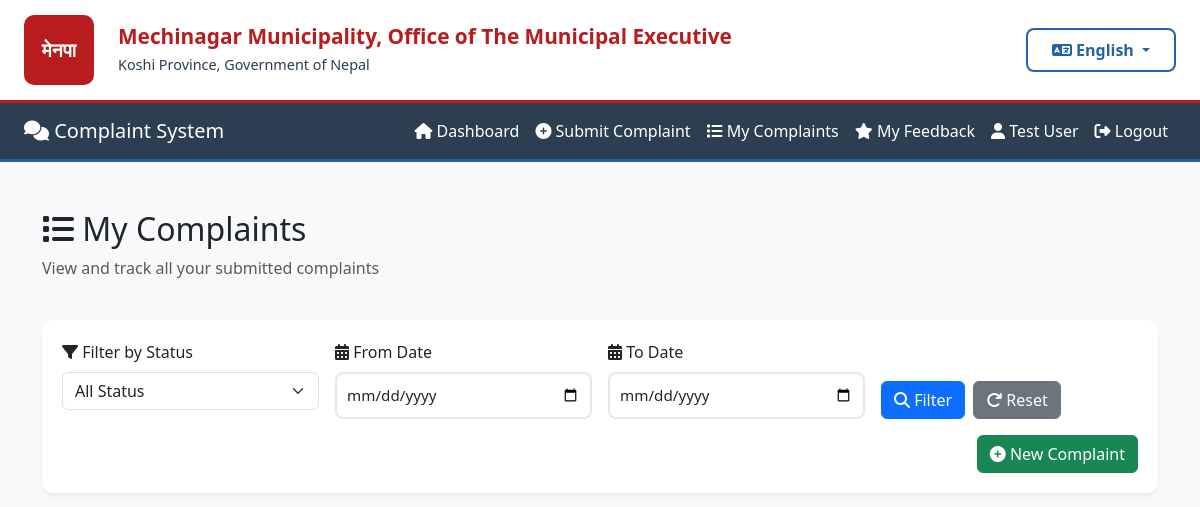
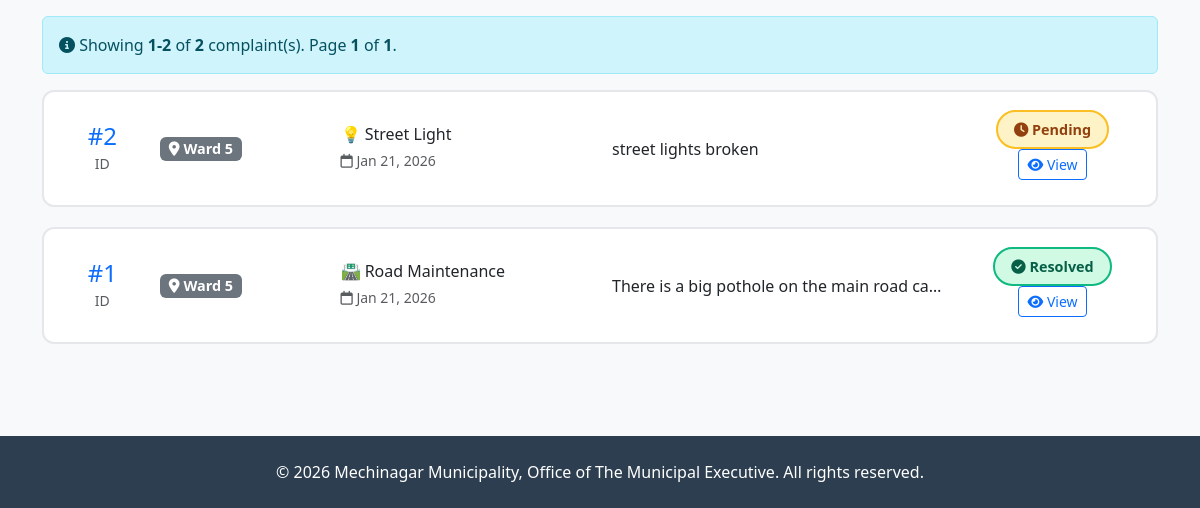
/complaints/my-complaints/ (signed in), run on an earlier commit of the app's database (2 pictures, top to bottom).
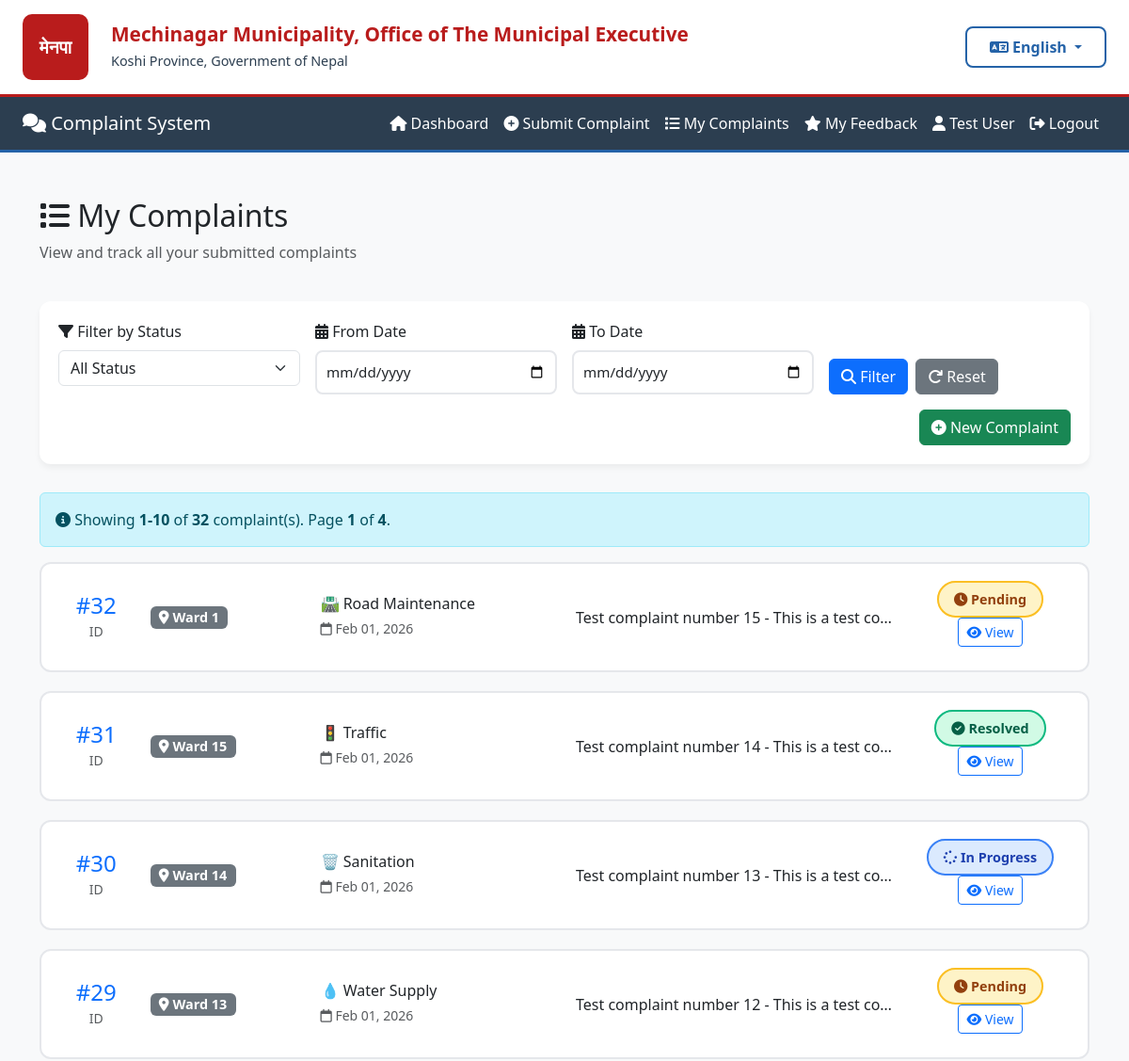
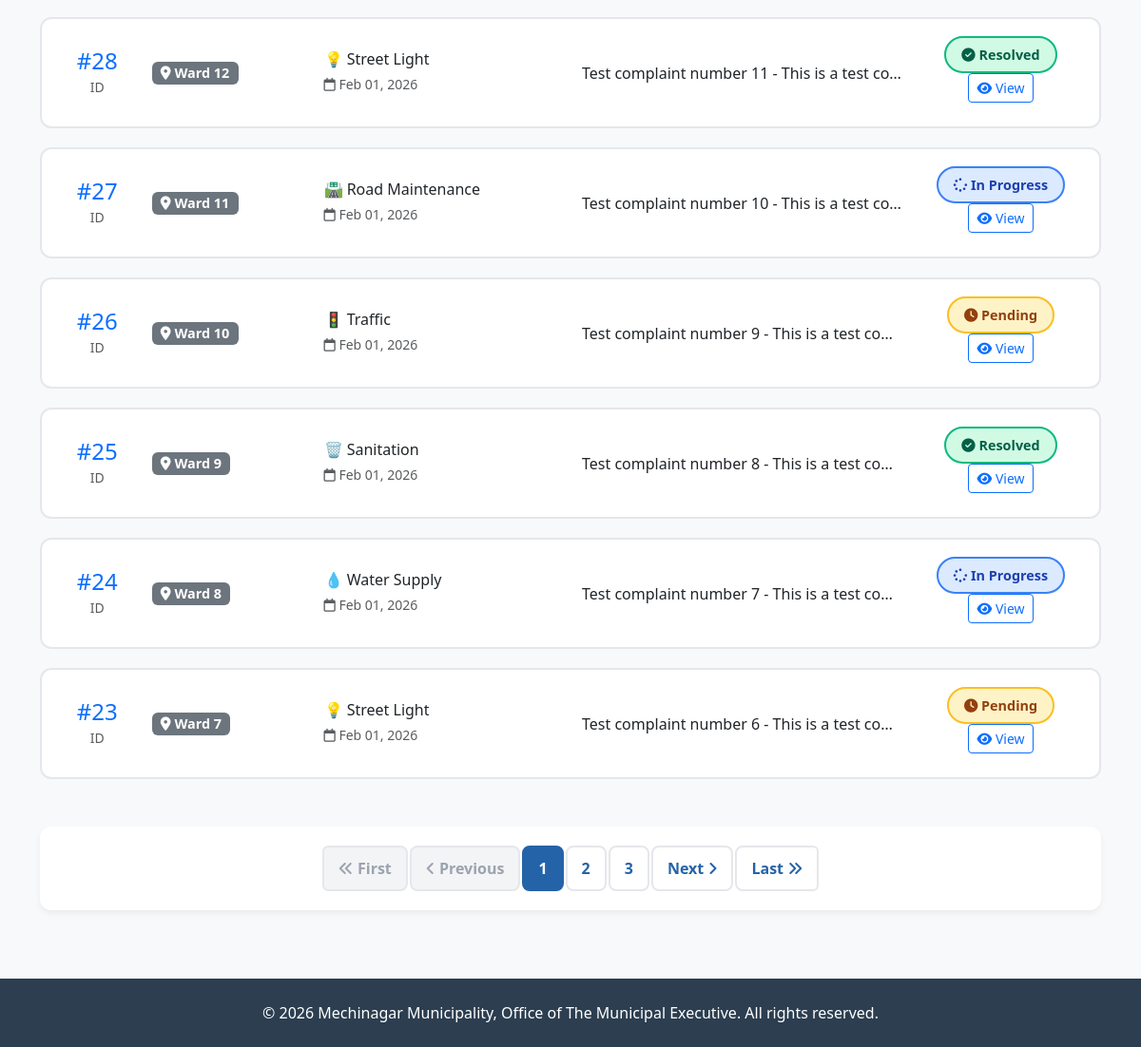
And on a later commit of the database (2 pictures, top to bottom).
### complaints/models.py (models this page shows, shortened)
class Complaint(models.Model):
    STATUS_CHOICES = [
        ('Pending', 'Pending'),
        ('In Progress', 'In Progress'),
        ('Resolved', 'Resolved'),
    ]
    CATEGORY_CHOICES = [
        ('Road Maintenance', 'Road Maintenance'),
        ('Street Light', 'Street Light'),
        ('Water Supply', 'Water Supply'),
        ('Sanitation', 'Sanitation'),
        ('Traffic', 'Traffic'),
        ('Parks', 'Parks & Recreation'),
        ('Other', 'Other'),
    ]
    WARD_CHOICES = [(str(i), f'Ward {i}') for i in range(1, 16)]
    user = models.ForeignKey(
        settings.AUTH_USER_MODEL,
        on_delete=models.CASCADE,
        related_name='complaints'
    )
    ward = models.CharField(
        max_length=2,
        choices=WARD_CHOICES,
        help_text="Select your ward number (1-15)"
    )
    category = models.CharField(max_length=100, choices=CATEGORY_CHOICES)
    description = models.TextField()
    image = models.ImageField(upload_to=complaint_image_path, blank=True, null=True)
    status = models.CharField(max_length=20, choices=STATUS_CHOICES, default='Pending')
    created_at = models.DateTimeField(auto_now_add=True)
    updated_at = models.DateTimeField(auto_now=True)
    class Meta:
        db_table = 'complaints'
        ordering = ['-created_at']
        verbose_name = 'Complaint'
        verbose_name_plural = 'Complaints'
        indexes = [
            models.Index(fields=['status', 'created_at']),
            models.Index(fields=['ward', 'status']),
        ]

### complaints/views.py (the view, shortened to what this page needs)
# urls.py: path('my-complaints/', views.my_complaints, name='my_complaints'),
@login_required
def my_complaints(request):
    complaints_list = Complaint.objects.filter(user=request.user).select_related('user').order_by('-created_at')
    status_filter = request.GET.get('status')
    if status_filter:
        complaints_list = complaints_list.filter(status=status_filter)
    from_date = request.GET.get('from_date')
    to_date = request.GET.get('to_date')
    if from_date:
        try:
            from_date_obj = datetime.strptime(from_date, '%Y-%m-%d')
            complaints_list = complaints_list.filter(created_at__gte=from_date_obj)
        except ValueError:
            messages.error(request, 'Invalid from date format.')
    paginator = Paginator(complaints_list, 10)
    page = request.GET.get('page')
    try:
        complaints = paginator.page(page)
    except PageNotAnInteger:
        complaints = paginator.page(1)
    except EmptyPage:
        complaints = paginator.page(paginator.num_pages)
    context = {
        'complaints': complaints,
        'status_filter': status_filter,
        'from_date': from_date,
        'to_date': to_date,
        'paginator': paginator,
    }
    return render(request, 'complaints/my_complaints.html', context)

### core/context_processors.py (called while the page is built)
def language(request):
    lang = request.session.get('language', 'en')
    return {
        'lang': lang,
        'translations': get_lang_dict(lang),
        't': get_lang_dict(lang),  # Shorter alias
    }

### core/translation.py (called while the page is built)
def get_lang_dict(lang='en'):
    return TRANSLATIONS.get(lang, TRANSLATIONS['en'])

### complaints/templates/complaints/my_complaints.html (shortened to what the changed rows need)
{% extends 'base.html' %}
{% block content %}
<div class="container py-4">
    <div class="row mb-4">
        <div class="col-12">
            <h2>
                <i class="fas fa-list"></i> {{ t.my_complaints }}
            </h2>
        </div>
    </div>
    {% if complaints %}
        <div class="alert alert-info">
            <i class="fas fa-info-circle"></i>
            {% if lang == 'ne' %}
                कुल <strong>{{ paginator.count }}</strong> गुनासो फेला पर्यो।
                पृष्ठ <strong>{{ complaints.number }}</strong> of <strong>{{ paginator.num_pages }}</strong> देखाउँदै।
            {% else %}
                Showing <strong>{{ complaints.start_index }}-{{ complaints.end_index }}</strong> of <strong>{{ paginator.count }}</strong> complaint(s).
                Page <strong>{{ complaints.number }}</strong> of <strong>{{ paginator.num_pages }}</strong>.
            {% endif %}
        </div>
        <div class="row">
            {% for complaint in complaints %}
                <div class="col-12">
                    <div class="complaint-card">
                        <div class="row align-items-center">
                            <div class="col-md-1">
                                <div class="text-center">
                                    <h4 class="mb-0 text-primary">#{{ complaint.id }}</h4>
                                    <small class="text-muted">{{ t.id }}</small>
                                </div>
                            </div>
                            <div class="col-md-2">
                                <span class="badge bg-secondary" style="font-size: 0.9rem;">
                                    <i class="fas fa-map-marker-alt"></i> {{ t.ward }} {{ complaint.ward }}
                                </span>
                            </div>
                            <div class="col-md-3">
                                <h6 class="mb-1">
                                    {% if complaint.category == 'Road Maintenance' %}🛣️ {{ t.road_maintenance }}
                                    {% elif complaint.category == 'Street Light' %}💡 {{ t.street_light }}
                                    {% elif complaint.category == 'Water Supply' %}💧 {{ t.water_supply }}
                                    {% elif complaint.category == 'Sanitation' %}🗑️ {{ t.sanitation }}
                                    {% elif complaint.category == 'Traffic' %}🚦 {{ t.traffic }}
                                    {% elif complaint.category == 'Parks' %}🌳 {{ t.parks }}
                                    {% else %}📌 {{ t.other }}{% endif %}
                                </h6>
                                <small class="text-muted">
                                    <i class="far fa-calendar"></i> {{ complaint.created_at|date:"M d, Y" }}
                                </small>
                            </div>
                            <div class="col-md-4">
                                <p class="mb-0 text-truncate">
                                    {{ complaint.description|truncatewords:15 }}
                                </p>
                            </div>
                            <div class="col-md-2">
                                <div class="text-center">
                                    {% if complaint.status == 'Pending' %}
                                        <span class="status-badge status-pending">
                                            <i class="fas fa-clock"></i> {{ t.pending }}
                                        </span>
                                    {% elif complaint.status == 'In Progress' %}
                                        <span class="status-badge status-progress">
                                            <i class="fas fa-spinner"></i> {{ t.in_progress }}
                                        </span>
                                    {% else %}
                                        <span class="status-badge status-resolved">
                                            <i class="fas fa-check-circle"></i> {{ t.resolved }}
                                        </span>
                                    {% endif %}
                                    <div class="mt-2">
                                        <a href="{% url 'complaint_detail' complaint.id %}" class="btn btn-sm btn-outline-primary">
                                            <i class="fas fa-eye"></i> {{ t.view }}
                                        </a>
                                    </div>
                                </div>
                            </div>
                        </div>
                    </div>
                </div>
            {% endfor %}
        </div>
        {% if paginator.num_pages > 1 %}
        <div class="pagination-container">
            <nav aria-label="Page navigation">
                <ul class="pagination">
                    {% if complaints.has_previous %}
                        <li class="page-item">
                            <a class="page-link" href="?page=1{% if status_filter %}&status={{ status_filter }}{% endif %}{% if from_date %}&from_date={{ from_date }}{% endif %}{% if to_date %}&to_date={{ to_date }}{% endif %}" aria-label="First">
                                <i class="fas fa-angle-double-left"></i> {% if lang == 'ne' %}पहिलो{% else %}First{% endif %}
                            </a>
                        </li>
                        <li class="page-item">
                            <a class="page-link" href="?page={{ complaints.previous_page_number }}{% if status_filter %}&status={{ status_filter }}{% endif %}{% if from_date %}&from_date={{ from_date }}{% endif %}{% if to_date %}&to_date={{ to_date }}{% endif %}" aria-label="Previous">
                                <i class="fas fa-angle-left"></i> {% if lang == 'ne' %}अघिल्लो{% else %}Previous{% endif %}
                            </a>
                        </li>
                    {% else %}
                        <li class="page-item disabled">
                            <span class="page-link">
                                <i class="fas fa-angle-double-left"></i> {% if lang == 'ne' %}पहिलो{% else %}First{% endif %}
                            </span>
                        </li>
                        <li class="page-item disabled">
                            <span class="page-link">
                                <i class="fas fa-angle-left"></i> {% if lang == 'ne' %}अघिल्लो{% else %}Previous{% endif %}
                            </span>
                        </li>
                    {% endif %}
                    {% for num in paginator.page_range %}
                        {% if num == complaints.number %}
                            <li class="page-item active">
                                <span class="page-link">{{ num }}</span>
                            </li>
                        {% elif num > complaints.number|add:'-3' and num < complaints.number|add:'3' %}
                            <li class="page-item">
                                <a class="page-link" href="?page={{ num }}">{{ num }}</a>
                            </li>
                        {% endif %}
                    {% endfor %}
                    {% if complaints.has_next %}
                        <li class="page-item">
                            <a class="page-link" href="?page={{ complaints.next_page_number }}" aria-label="Next">
                                {% if lang == 'ne' %}अर्को{% else %}Next{% endif %} <i class="fas fa-angle-right"></i>
                            </a>
                        </li>
                        <li class="page-item">
                            <a class="page-link" href="?page={{ paginator.num_pages }}" aria-label="Last">
                                {% if lang == 'ne' %}अन्तिम{% else %}Last{% endif %} <i class="fas fa-angle-double-right"></i>
                            </a>
                        </li>
                    {% endif %}
                </ul>
            </nav>
        </div>
        {% endif %}
    {% endif %}
</div>
{% endblock %}

What changed in the data, as far as the page shows it:
no longer on this page (row unchanged): Complaint: id "2", id "ID", ward "Ward", ward "5", street_light "Street Light", created_at "Jan 21, 2026", description "street lights broken", pending "Pending", view "View"
no longer on this page (row unchanged): Complaint: id "1", id "ID", ward "Ward", ward "5", road_maintenance "Road Maintenance", created_at "Jan 21, 2026", description "There is a big pothole on the main road ca…", resolved "Resolved", view "View"
added Complaint: id "32", id "ID", ward "Ward", ward "1", road_maintenance "Road Maintenance", created_at "Feb 01, 2026", description "Test complaint number 15 - This is a test co…", pending "Pending", view "View"
added Complaint: id "31", id "ID", ward "Ward", ward "15", traffic "Traffic", created_at "Feb 01, 2026", description "Test complaint number 14 - This is a test co…", resolved "Resolved", view "View"
added Complaint: id "30", id "ID", ward "Ward", ward "14", sanitation "Sanitation", created_at "Feb 01, 2026", description "Test complaint number 13 - This is a test co…", in_progress "In Progress", view "View"
added Complaint: id "29", id "ID", ward "Ward", ward "13", water_supply "Water Supply", created_at "Feb 01, 2026", description "Test complaint number 12 - This is a test co…", pending "Pending", view "View"
added Complaint: id "28", id "ID", ward "Ward", ward "12", street_light "Street Light", created_at "Feb 01, 2026", description "Test complaint number 11 - This is a test co…", resolved "Resolved", view "View"
added Complaint: id "27", id "ID", ward "Ward", ward "11", road_maintenance "Road Maintenance", created_at "Feb 01, 2026", description "Test complaint number 10 - This is a test co…", in_progress "In Progress", view "View"
added Complaint: id "26", id "ID", ward "Ward", ward "10", traffic "Traffic", created_at "Feb 01, 2026", description "Test complaint number 9 - This is a test co…", pending "Pending", view "View"
added Complaint: id "25", id "ID", ward "Ward", ward "9", sanitation "Sanitation", created_at "Feb 01, 2026", description "Test complaint number 8 - This is a test co…", resolved "Resolved", view "View"
added Complaint: id "24", id "ID", ward "Ward", ward "8", water_supply "Water Supply", created_at "Feb 01, 2026", description "Test complaint number 7 - This is a test co…", in_progress "In Progress", view "View"
added Complaint: id "23", id "ID", ward "Ward", ward "7", street_light "Street Light", created_at "Feb 01, 2026", description "Test complaint number 6 - This is a test co…", pending "Pending", view "View"
Also different on the page:
{{ complaints.end_index }}: "2" → "10"
{{ paginator.count }}: "2" → "32"
{{ paginator.num_pages }}: "1" → "4"
text now shown: "First Previous Next Last"
new list line: "1"
new list line: "2"
new list line: "3"
